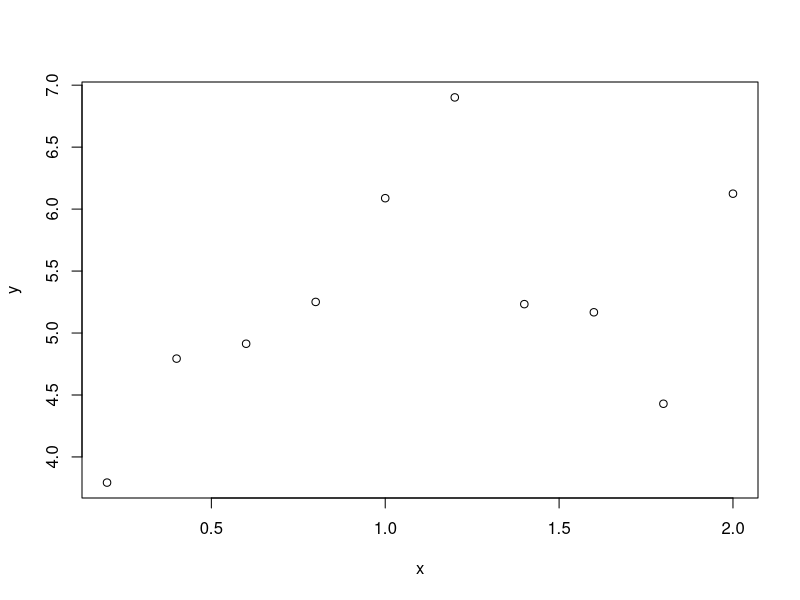

Generate this figure with R: (Note: this script raises an error after producing the figure.)


x= 0.2*(1:10)
y= 3 + (2*x  )* abs(rnorm(length(x),0.,0.5)) + 4*x - 2*x*x

plot(x,y)

inTrain <- c(1,4,5,7,8,10)

DataSet <- data.frame(x=x,y=y)
TrainSet <- DataSet[inTrain,]
TestSet <- DataSet[-inTrain,]

lm1 <- lm(y~x , data=TrainSet)
y1 <- predict(lm1,newdata=TestSet)
rmse(lm1$fitted.values,TrainSet$y)
rmse(y1,TestSet$y)
plotfit(TrainSet,TestSet,lm1)


lm2 <- lm(y~ x+ I(x^2)+ I(x^3), data=TrainSet)
y2 <- predict(lm2,newdata=TestSet)
rmse(lm2$fitted.values,TrainSet$y)
rmse(y2,TestSet$y)
plotfit(TrainSet,TestSet,lm2)

lm3 <- lm(y~ x+ I(x^2) + I(x^3) + I(x^4) + I(x^5) , data=TrainSet)
y3 <- predict(lm3,newdata=TestSet)
rmse(lm3$fitted.values,TrainSet$y)
rmse(y3,TestSet$y)
plotfit(TrainSet,TestSet,lm3)


plotfit<-function(TrainSet,TestSet,modl) {
  xfit <- 0.02*(0:100) 
  yfit <- predict(modl,newdata=data.frame(x=xfit))
  
  plotout <- ggplot()+geom_point(aes(x=x,y=y),data=TrainSet,col="black",size=3) +geom_point(aes(x=x,y=y),data=TestSet,col="red", size=3) + geom_line(aes(x=xfit,y=yfit),col="blue" )
  plotout <- plotout + coord_cartesian(xlim=c(0,2) ,ylim = c(0,9))
    return(plotout)
   #
}
